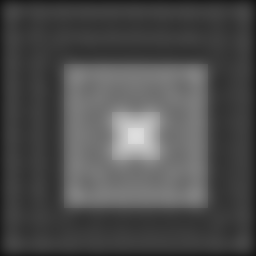
%> input picture Ex3/squares_1.bmp, 256 x 256 px
$ octave buebom.m   (GNU Octave 9; MATLAB toolbox functions it lacks are replaced by stand-ins)
%> lines starting %> are read from the running program, lines starting %| are printed output that depends on the picture
clc

I = imread('squares_1.bmp');
%> I is the input picture: size 256x256 uint8; min 21, max 221, mean 76.9
% [4 lines of commented-out code are left out]

L1 = [ -1 -1 -1;
       -1 9 -1;
       -1 -1 -1];

L2 = [ 0 -1 0;
       -1 5 -1;
       0 -1 0];

edges = filter2(L1, I);
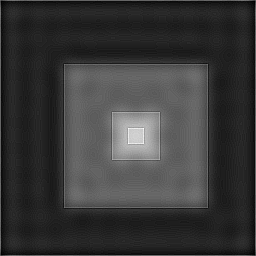
%> edges: size 256x256 double; min 24, max 266, mean 78.4; drawn with min black and max white
%I = medfilt2(I);
I = I + uint8(edges);
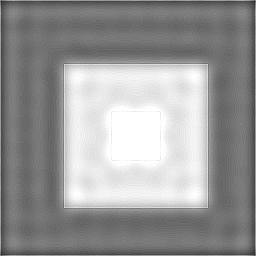
%> I: size 256x256 uint8; min 49, max 255, mean 151.6
I = filter2(L2, I);
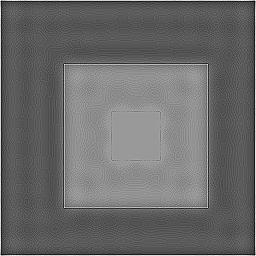
%> I: size 256x256 double; min -78, max 477, mean 154.1; drawn with min black and max white


figure(1);
imshow(I);
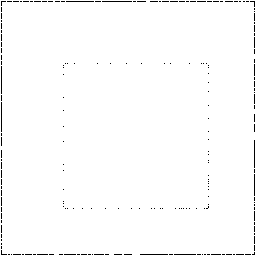
%> displayed picture: size 256x256, on the screen's scale of 0 to 255; 98.6% white; black in thin lines or dots
